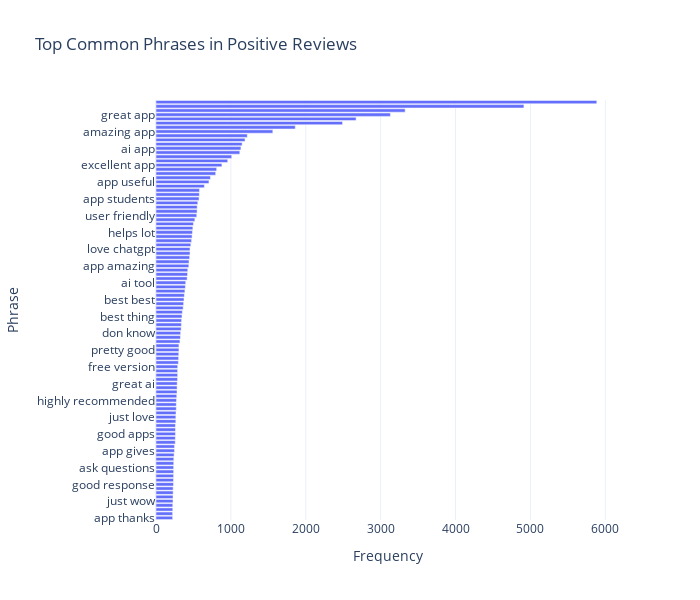

The cell this chart's notebook holds for it:
### Code cell
# sum the counts of each phrase
phrase_counts = X.sum(axis=0)
phrases = vectorizer.get_feature_names_out()
phrase_freq = [(phrases[i], phrase_counts[0, i]) for i in range(len(phrases))]

# sort phrases by frequency
phrase_freq = sorted(phrase_freq, key=lambda x: x[1], reverse=True)

phrase_df = pd.DataFrame(phrase_freq, columns=['Phrase', 'Frequency'])

fig = px.bar(phrase_df,
             x ='Frequency',
             y = 'Phrase',
             orientation ='h',
             title = 'Top Common Phrases in Positive Reviews',
             labels = {'Phrase': 'Phrase', 'Frequency': 'Frequency'},
             width = 700,
             height=600)
fig.update_layout(
    xaxis_title='Frequency',
    yaxis_title='Phrase',
    yaxis={'categoryorder':'total ascending'}
)
fig.show()

### Figure 1 — Plotly figure (JSON) as saved in the notebook; plotly's stock layout.template omitted (floating-point values rounded to 4 significant figures)
{"data": [{"alignmentgroup": "True", "hovertemplate": "Frequency=%{x}<br>Phrase=%{y}<extra></extra>", "legendgroup": "", "marker": {"color": "#636efa", "pattern": {"shape": ""}}, "name": "", "offsetgroup": "", "orientation": "h", "showlegend": false, "textposition": "auto", "type": "bar", "x": [5886, 4913, 3327, 3130, 2672, 2491, 1860, 1560, 1219, 1189, 1150, 1134, 1119, 1011, 958, 880, 810, 797, 727, 707, 646, 581, 579, 575, 558, 550, 549, 544, 519, 500, 492, 487, 482, 475, 465, 454, 454, 449, 441, 438, 424, 421, 416, 397, 392, 386, 379, 374, 369, 363, 352, 347, 342, 339, 336, 329, 326, 320, 306, 306, 304, 302, 299, 290, 289, 289, 288, 283, 282, 281, 277, 274, 271, 271, 267, 265, 265, 260, 260, 260, 258, 257, 248, 247, 242, 238, 237, 236, 236, 235, 234, 234, 229, 229, 227, 227, 224, 224, 222, 222], "xaxis": "x", "y": ["good app", "best app", "nice app", "great app", "chat gpt", "best ai", "love app", "amazing app", "useful app", "really good", "easy use", "ai app", "app good", "really helpful", "helpful app", "excellent app", "app helpful", "app really", "good ai", "app useful", "app helps", "like app", "best ai app", "app students", "use app", "awesome app", "app best", "user friendly", "better google", "best friend", "app help", "helps lot", "app like", "app use", "app great", "highly recommend", "love chatgpt", "good application", "open ai", "app amazing", "app love", "wonderful app", "using app", "ai tool", "voice chat", "really like", "good work", "best best", "chatgpt app", "using chatgpt", "good experience", "best thing", "answers questions", "chatgpt best", "good helpful", "don know", "app just", "app app", "pretty good", "really love", "nice ai", "really great", "great tool", "free version", "answer questions", "just amazing", "web version", "great ai", "best application", "app used", "helpful students", "highly recommended", "good use", "really amazing", "app seen", "good job", "just love", "good apps", "really helps", "thanks chatgpt", "helped lot", "fantastic app", "language model", "app gives", "mind blowing", "useful students", "really useful", "android app", "ask questions", "app world", "good response", "super app", "best apps", "great experience", "just wow", "perfect app", "app nice", "really good app", "app thanks", "really nice"], "yaxis": "y"}], "layout": {"barmode": "relative", "height": 600, "legend": {"tracegroupgap": 0}, "title": {"text": "Top Common Phrases in Positive Reviews"}, "width": 700, "xaxis": {"anchor": "y", "autorange": true, "domain": [0, 1], "range": [0, 6196.0], "title": {"text": "Frequency"}, "type": "linear"}, "yaxis": {"anchor": "x", "autorange": true, "categoryorder": "total ascending", "domain": [0, 1], "range": [-0.5, 99.5], "title": {"text": "Phrase"}, "type": "category"}}}
